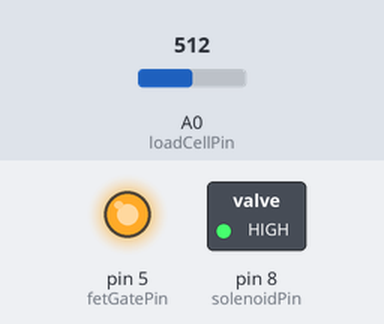
This sketch was run on a simulated Arduino Uno, built with avr-gcc and run on an emulated ATmega328P. On the bench: switched loads named in the sketch (green lamp = pin HIGH), output pins drawn as LEDs (lit = HIGH). The inputs (shaded band) are chosen by the test bench; at power-on: A0 (loadCellPin) = 512.

Above: at 1.2 s.
1.3 s: A0 (loadCellPin) set to 543
2.8 s: A0 (loadCellPin) set to 558
At 4.1 s:
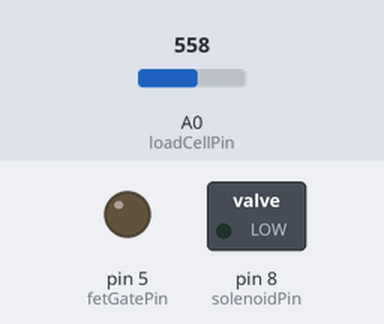
4.4 s: A0 (loadCellPin) set to 511
At 5.2 s:
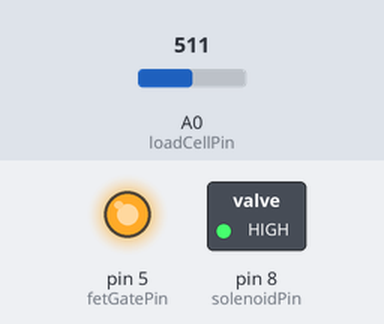
5.9 s: A0 (loadCellPin) set to 461
7.4 s: A0 (loadCellPin) set to 436
At 8.8 s:
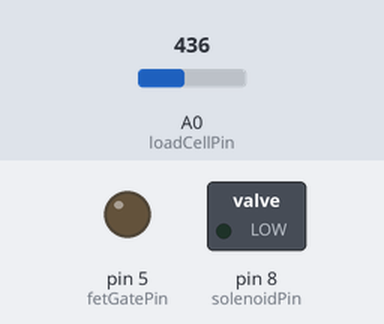
Timing chart, 0 to 10.0 s (numbered marks = the images above; inputs shaded):
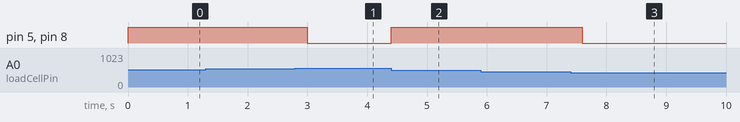

The sketch:

lab8excercise2.ino
```cpp
// Libraries
#include <Arduino.h>

// Pin Definitions
const int fetGatePin = 5; // Use D5, D6, or D7 for FET gate
const int solenoidPin = 8; // Output pin connected to solenoid
const int loadCellPin = A0; // Analog input pin for load cell
const int activationThreshold = 500; // Load cell activation threshold

// Variables
bool solenoidActive = false;
unsigned long previousMillis = 0;
const unsigned long solenoidDuration = 200; // Duration to keep solenoid active in milliseconds

// Setup
void setup() {
  pinMode(fetGatePin, OUTPUT);
  pinMode(solenoidPin, OUTPUT);
  pinMode(loadCellPin, INPUT);

  digitalWrite(fetGatePin, LOW); // Ensure FET is off initially
  Serial.begin(9600);
}

// Main loop
void loop() {
  // Read load cell value
  int loadCellValue = analogRead(loadCellPin);

  // Check if load cell value exceeds activation threshold +/- 10%
  if (loadCellValue >= activationThreshold * 0.9 && loadCellValue <= activationThreshold * 1.1) {
    activateSolenoid();
  }

  // Deactivate solenoid after duration
  if (solenoidActive && millis() - previousMillis >= solenoidDuration) {
    deactivateSolenoid();
  }
}

// Function to activate solenoid
void activateSolenoid() {
  digitalWrite(fetGatePin, HIGH); // Turn on FET
  digitalWrite(solenoidPin, HIGH); // Activate solenoid
  solenoidActive = true;
  previousMillis = millis();
}

// Function to deactivate solenoid
void deactivateSolenoid() {
  digitalWrite(fetGatePin, LOW); // Turn off FET
  digitalWrite(solenoidPin, LOW); // Deactivate solenoid
  solenoidActive = false;
}
```

Measured:
- the behaviour switches between 550 and 551 on A0 (loadCellPin) (found by bisection; images 0 and 1)
- the behaviour switches between 450 and 449 on A0 (loadCellPin) (found by bisection; images 2 and 3)
- after the input at 1.3 s, every drawn part: stays the same
- after the input at 2.8 s, pin 5 (fetGatePin), pin 8 (solenoidPin): HIGH → LOW after 0.20 s
- after the input at 4.4 s, pin 5 (fetGatePin), pin 8 (solenoidPin): LOW → HIGH at once
- after the input at 5.9 s, every drawn part: stays the same
- after the input at 7.4 s, pin 5 (fetGatePin), pin 8 (solenoidPin): HIGH → LOW after 0.20 s
